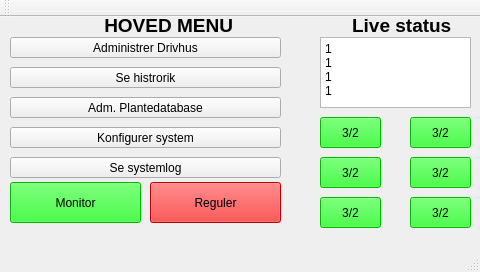
<?xml version="1.0" encoding="UTF-8"?>
<ui version="4.0">
 <class>MainWindow</class>
 <widget class="QMainWindow" name="MainWindow">
  <property name="geometry">
   <rect>
    <x>0</x>
    <y>0</y>
    <width>480</width>
    <height>272</height>
   </rect>
  </property>
  <property name="minimumSize">
   <size>
    <width>480</width>
    <height>272</height>
   </size>
  </property>
  <property name="maximumSize">
   <size>
    <width>480</width>
    <height>272</height>
   </size>
  </property>
  <property name="windowTitle">
   <string>MainWindow</string>
  </property>
  <widget class="QWidget" name="centralWidget">
   <widget class="QPushButton" name="pushButton">
    <property name="geometry">
     <rect>
      <x>10</x>
      <y>20</y>
      <width>271</width>
      <height>21</height>
     </rect>
    </property>
    <property name="text">
     <string>Administrer Drivhus</string>
    </property>
   </widget>
   <widget class="QPushButton" name="pushButton_2">
    <property name="geometry">
     <rect>
      <x>10</x>
      <y>50</y>
      <width>271</width>
      <height>21</height>
     </rect>
    </property>
    <property name="text">
     <string>Se histrorik</string>
    </property>
   </widget>
   <widget class="QPushButton" name="pushButton_3">
    <property name="geometry">
     <rect>
      <x>10</x>
      <y>80</y>
      <width>271</width>
      <height>21</height>
     </rect>
    </property>
    <property name="text">
     <string>Adm. Plantedatabase</string>
    </property>
   </widget>
   <widget class="QPushButton" name="pushButton_4">
    <property name="geometry">
     <rect>
      <x>10</x>
      <y>110</y>
      <width>271</width>
      <height>21</height>
     </rect>
    </property>
    <property name="text">
     <string>Konfigurer system</string>
    </property>
   </widget>
   <widget class="QPushButton" name="pushButton_5">
    <property name="geometry">
     <rect>
      <x>10</x>
      <y>140</y>
      <width>271</width>
      <height>21</height>
     </rect>
    </property>
    <property name="text">
     <string>Se systemlog</string>
    </property>
   </widget>
   <widget class="QPushButton" name="pushButton_6">
    <property name="geometry">
     <rect>
      <x>10</x>
      <y>165</y>
      <width>131</width>
      <height>41</height>
     </rect>
    </property>
    <property name="styleSheet">
     <string notr="true">background-color: rgb(0, 255, 0);</string>
    </property>
    <property name="text">
     <string>Monitor</string>
    </property>
   </widget>
   <widget class="QPushButton" name="pushButton_7">
    <property name="geometry">
     <rect>
      <x>150</x>
      <y>165</y>
      <width>131</width>
      <height>41</height>
     </rect>
    </property>
    <property name="styleSheet">
     <string notr="true">background-color: rgb(255, 0, 0);</string>
    </property>
    <property name="text">
     <string>Reguler</string>
    </property>
   </widget>
   <widget class="QLabel" name="label">
    <property name="geometry">
     <rect>
      <x>20</x>
      <y>0</y>
      <width>231</width>
      <height>16</height>
     </rect>
    </property>
    <property name="font">
     <font>
      <pointsize>14</pointsize>
      <weight>75</weight>
      <bold>true</bold>
     </font>
    </property>
    <property name="text">
     <string>                HOVED MENU</string>
    </property>
   </widget>
   <widget class="QLabel" name="label_2">
    <property name="geometry">
     <rect>
      <x>310</x>
      <y>0</y>
      <width>161</width>
      <height>16</height>
     </rect>
    </property>
    <property name="font">
     <font>
      <pointsize>14</pointsize>
      <weight>75</weight>
      <bold>true</bold>
     </font>
    </property>
    <property name="text">
     <string>        Live status</string>
    </property>
   </widget>
   <widget class="QPlainTextEdit" name="plainTextEdit">
    <property name="geometry">
     <rect>
      <x>320</x>
      <y>20</y>
      <width>151</width>
      <height>71</height>
     </rect>
    </property>
    <property name="plainText">
     <string>1
1
1
1</string>
    </property>
   </widget>
   <widget class="QPushButton" name="pushButton_8">
    <property name="geometry">
     <rect>
      <x>320</x>
      <y>100</y>
      <width>61</width>
      <height>31</height>
     </rect>
    </property>
    <property name="styleSheet">
     <string notr="true">background-color: rgb(0, 255, 0);</string>
    </property>
    <property name="text">
     <string>3/2</string>
    </property>
   </widget>
   <widget class="QPushButton" name="pushButton_9">
    <property name="geometry">
     <rect>
      <x>410</x>
      <y>100</y>
      <width>61</width>
      <height>31</height>
     </rect>
    </property>
    <property name="styleSheet">
     <string notr="true">background-color: rgb(0, 255, 0);</string>
    </property>
    <property name="text">
     <string>3/2</string>
    </property>
   </widget>
   <widget class="QPushButton" name="pushButton_10">
    <property name="geometry">
     <rect>
      <x>320</x>
      <y>140</y>
      <width>61</width>
      <height>31</height>
     </rect>
    </property>
    <property name="styleSheet">
     <string notr="true">background-color: rgb(0, 255, 0);</string>
    </property>
    <property name="text">
     <string>3/2</string>
    </property>
   </widget>
   <widget class="QPushButton" name="pushButton_11">
    <property name="geometry">
     <rect>
      <x>410</x>
      <y>140</y>
      <width>61</width>
      <height>31</height>
     </rect>
    </property>
    <property name="styleSheet">
     <string notr="true">background-color: rgb(0, 255, 0);</string>
    </property>
    <property name="text">
     <string>3/2</string>
    </property>
   </widget>
   <widget class="QPushButton" name="pushButton_12">
    <property name="geometry">
     <rect>
      <x>320</x>
      <y>180</y>
      <width>61</width>
      <height>31</height>
     </rect>
    </property>
    <property name="styleSheet">
     <string notr="true">background-color: rgb(0, 255, 0);</string>
    </property>
    <property name="text">
     <string>3/2</string>
    </property>
   </widget>
   <widget class="QPushButton" name="pushButton_13">
    <property name="geometry">
     <rect>
      <x>410</x>
      <y>180</y>
      <width>61</width>
      <height>31</height>
     </rect>
    </property>
    <property name="styleSheet">
     <string notr="true">background-color: rgb(0, 255, 0);</string>
    </property>
    <property name="text">
     <string>3/2</string>
    </property>
   </widget>
  </widget>
  <widget class="QMenuBar" name="menuBar">
   <property name="geometry">
    <rect>
     <x>0</x>
     <y>0</y>
     <width>480</width>
     <height>20</height>
    </rect>
   </property>
  </widget>
  <widget class="QToolBar" name="mainToolBar">
   <attribute name="toolBarArea">
    <enum>TopToolBarArea</enum>
   </attribute>
   <attribute name="toolBarBreak">
    <bool>false</bool>
   </attribute>
  </widget>
  <widget class="QStatusBar" name="statusBar"/>
 </widget>
 <layoutdefault spacing="6" margin="11"/>
 <resources/>
 <connections>
  <connection>
   <sender>pushButton_7</sender>
   <signal>clicked()</signal>
   <receiver>label_2</receiver>
   <slot>clear()</slot>
   <hints>
    <hint type="sourcelabel">
     <x>200</x>
     <y>210</y>
    </hint>
    <hint type="destinationlabel">
     <x>364</x>
     <y>42</y>
    </hint>
   </hints>
  </connection>
 </connections>
</ui>
